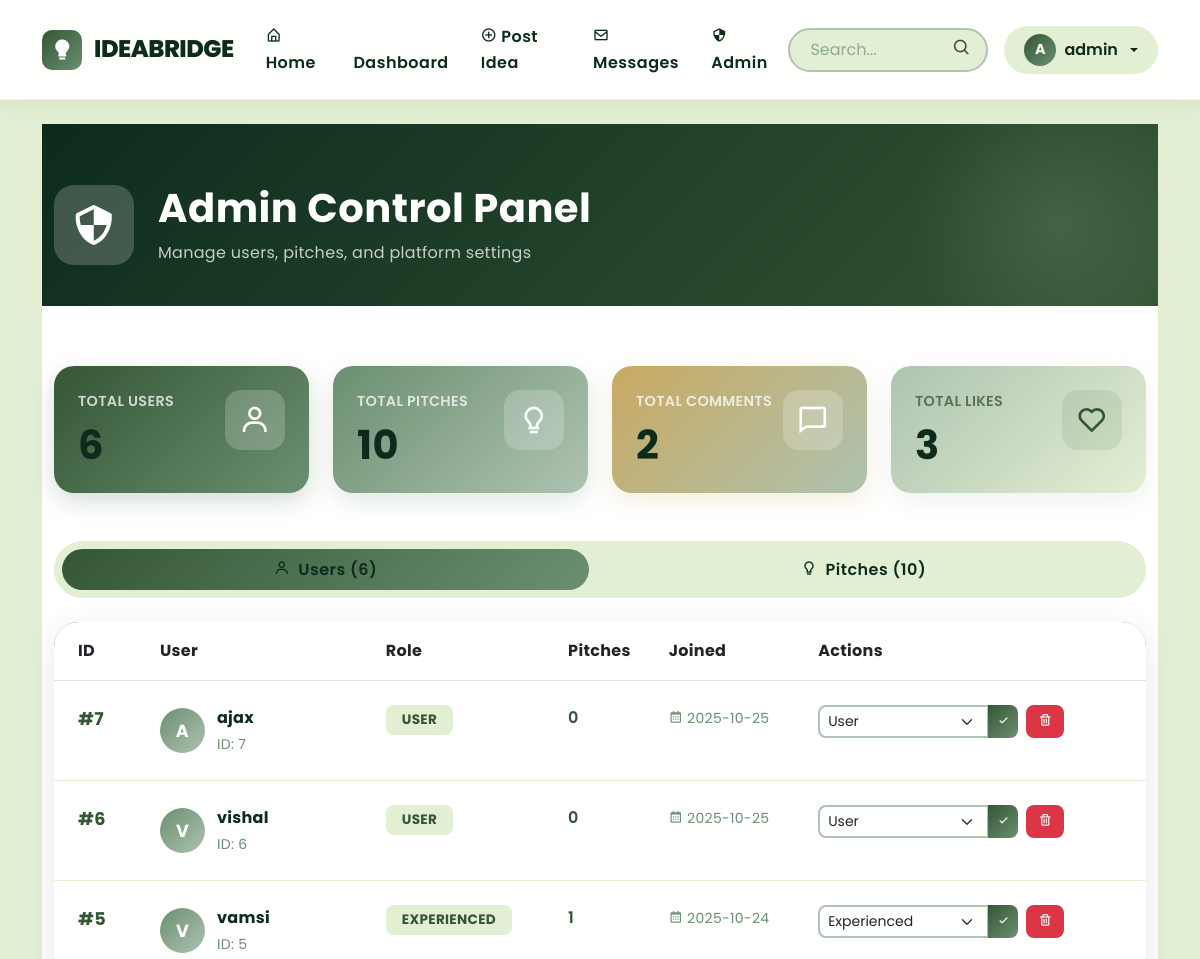
Page /admin (signed in, upper part) on the earlier database version.
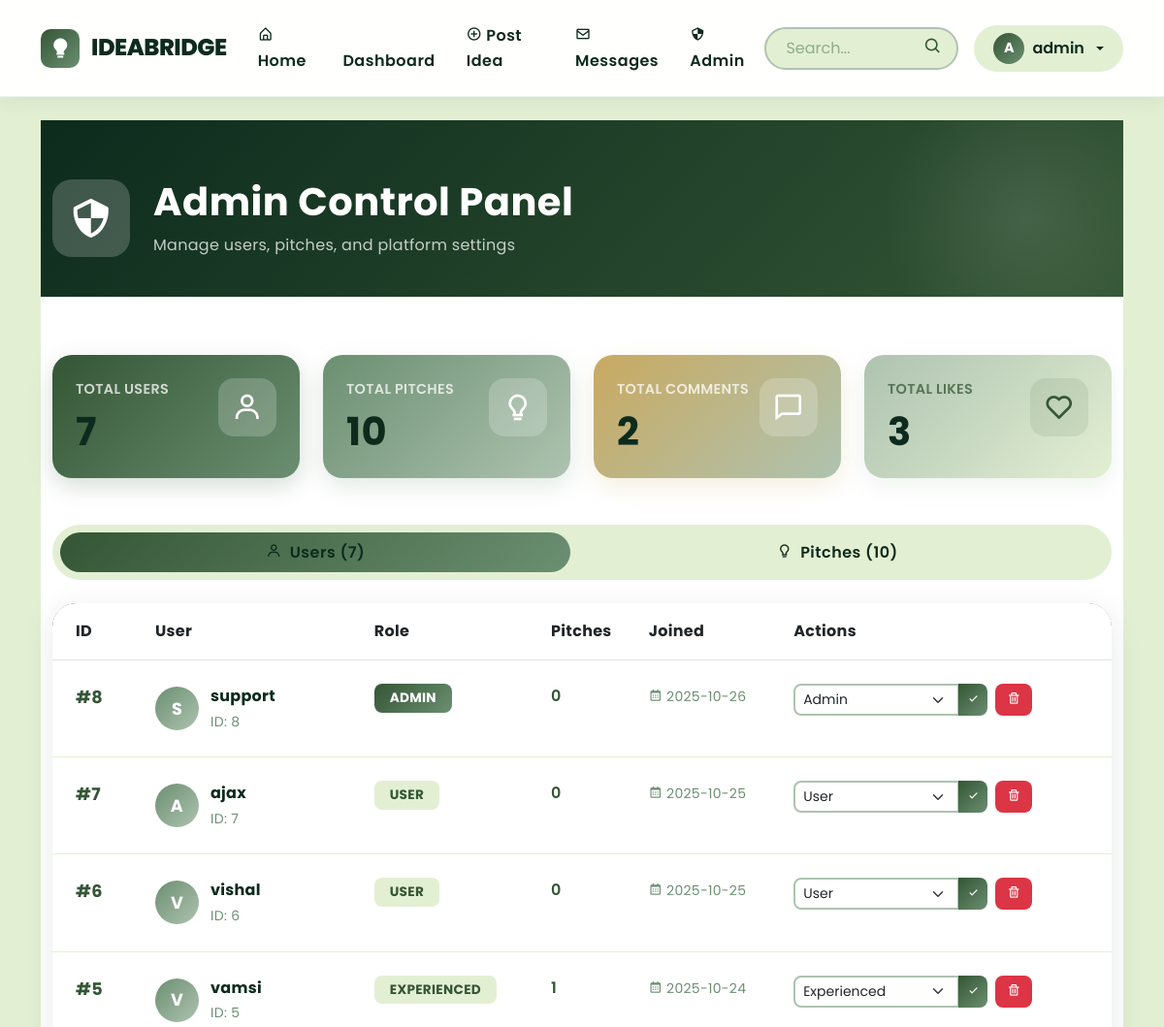
Same page on the later database version.
### tables this page shows
CREATE TABLE users (id INTEGER PRIMARY KEY AUTOINCREMENT, username TEXT UNIQUE NOT NULL, password_hash TEXT NOT NULL, role TEXT NOT NULL DEFAULT "user", created_at TEXT);

### app.py (the view, shortened to what this page needs)
@app.route('/admin', methods=['GET','POST'])
@role_required(['admin'])
def admin():
    users = query_db('''SELECT u.id, u.username, u.role, u.created_at,
                       (SELECT COUNT(*) FROM pitches WHERE author_id = u.id) as pitch_count
                       FROM users u ORDER BY u.created_at DESC''')
    pitches = query_db('''SELECT p.*, u.username
                         FROM pitches p
                         JOIN users u ON p.author_id = u.id
                         ORDER BY p.created_at DESC''')
    total_users = len(users)
    total_pitches = len(pitches)
    total_comments = query_db('SELECT COUNT(*) as count FROM comments', one=True)['count']
    total_likes = query_db('SELECT COUNT(*) as count FROM likes', one=True)['count']
    return render_template('admin.html',
                          users=users,
                          pitches=pitches,
                          total_users=total_users,
                          total_pitches=total_pitches,
                          total_comments=total_comments,
                          total_likes=total_likes)

### templates/admin.html (shortened to what this page needs)
{% extends "base.html" %}
{% block content %}
<section style="background: linear-gradient(135deg, #0D2B1D 0%, #345635 100%); padding: 60px 0 40px; position: relative; overflow: hidden;">
  <div style="position: absolute; top: -50px; right: -50px; width: 300px; height: 300px; background: radial-gradient(circle, rgba(255, 255, 255, 0.1) 0%, transparent 70%); border-radius: 50%;"></div>
  <div class="container position-relative">
    <div class="d-flex align-items-center justify-content-between">
      <div class="d-flex align-items-center">
        <div style="width: 80px; height: 80px; background: rgba(255,255,255,0.2); border-radius: 20px; display: flex; align-items: center; justify-content: center; margin-right: 24px;">
          <i class='bx bx-shield-quarter' style="font-size: 3rem; color: white;"></i>
        </div>
        <div>
          <h1 class="fw-bold mb-2 text-white">Admin Control Panel</h1>
          <p class="mb-0 text-white opacity-75">Manage users, pitches, and platform settings</p>
        </div>
      </div>
    </div>
  </div>
</section>
<section style="padding: 60px 0; background: white;">
  <div class="container">
    <div class="row g-4 mb-5">
      <div class="col-md-6 col-lg-3">
        <div class="card border-0 h-100" style="border-radius: 20px; background: linear-gradient(135deg, #345635 0%, #6B8F71 100%); box-shadow: 0 8px 24px rgba(52, 86, 53, 0.2);">
          <div class="card-body p-4 text-white">
            <div class="d-flex justify-content-between align-items-start">
              <div>
                <p class="mb-2 opacity-75" style="font-size: 0.9rem; font-weight: 600;">TOTAL USERS</p>
                <h2 class="mb-0 fw-bold" style="font-size: 2.5rem;">{{ total_users }}</h2>
              </div>
              <div style="width: 60px; height: 60px; background: rgba(255,255,255,0.2); border-radius: 16px; display: flex; align-items: center; justify-content: center;">
                <i class='bx bx-user' style="font-size: 2rem;"></i>
              </div>
            </div>
          </div>
        </div>
      </div>
      <div class="col-md-6 col-lg-3">
        <div class="card border-0 h-100" style="border-radius: 20px; background: linear-gradient(135deg, #6B8F71 0%, #AEC3B0 100%); box-shadow: 0 8px 24px rgba(107, 143, 113, 0.2);">
          <div class="card-body p-4 text-white">
            <div class="d-flex justify-content-between align-items-start">
              <div>
                <p class="mb-2 opacity-75" style="font-size: 0.9rem; font-weight: 600;">TOTAL PITCHES</p>
                <h2 class="mb-0 fw-bold" style="font-size: 2.5rem;">{{ total_pitches }}</h2>
              </div>
              <div style="width: 60px; height: 60px; background: rgba(255,255,255,0.2); border-radius: 16px; display: flex; align-items: center; justify-content: center;">
                <i class='bx bx-bulb' style="font-size: 2rem;"></i>
              </div>
            </div>
          </div>
        </div>
      </div>
      <div class="col-md-6 col-lg-3">
        <div class="card border-0 h-100" style="border-radius: 20px; background: linear-gradient(135deg, #C9A961 0%, #AEC3B0 100%); box-shadow: 0 8px 24px rgba(201, 169, 97, 0.2);">
          <div class="card-body p-4 text-white">
            <div class="d-flex justify-content-between align-items-start">
              <div>
                <p class="mb-2 opacity-75" style="font-size: 0.9rem; font-weight: 600;">TOTAL COMMENTS</p>
                <h2 class="mb-0 fw-bold" style="font-size: 2.5rem;">{{ total_comments }}</h2>
              </div>
              <div style="width: 60px; height: 60px; background: rgba(255,255,255,0.2); border-radius: 16px; display: flex; align-items: center; justify-content: center;">
                <i class='bx bx-comment' style="font-size: 2rem;"></i>
              </div>
            </div>
          </div>
        </div>
      </div>
      <div class="col-md-6 col-lg-3">
        <div class="card border-0 h-100" style="border-radius: 20px; background: linear-gradient(135deg, #AEC3B0 0%, #E3EFD3 100%); box-shadow: 0 8px 24px rgba(174, 195, 176, 0.2);">
          <div class="card-body p-4" style="color: #345635;">
            <div class="d-flex justify-content-between align-items-start">
              <div>
                <p class="mb-2 opacity-75" style="font-size: 0.9rem; font-weight: 600;">TOTAL LIKES</p>
                <h2 class="mb-0 fw-bold" style="font-size: 2.5rem;">{{ total_likes }}</h2>
              </div>
              <div style="width: 60px; height: 60px; background: rgba(52, 86, 53, 0.1); border-radius: 16px; display: flex; align-items: center; justify-content: center;">
                <i class='bx bx-heart' style="font-size: 2rem;"></i>
              </div>
            </div>
          </div>
        </div>
      </div>
    </div>
    <ul class="nav nav-pills mb-4" style="background: #E3EFD3; padding: 8px; border-radius: 50px;">
      <li class="nav-item flex-fill">
        <a class="nav-link active text-center" data-bs-toggle="pill" href="#users" style="border-radius: 50px; font-weight: 600;">
          <i class='bx bx-user me-2'></i>Users ({{ users|length }})
        </a>
      </li>
      <li class="nav-item flex-fill">
        <a class="nav-link text-center" data-bs-toggle="pill" href="#pitches" style="border-radius: 50px; font-weight: 600;">
          <i class='bx bx-bulb me-2'></i>Pitches ({{ pitches|length }})
        </a>
      </li>
    </ul>
    <div class="tab-content">
      <div class="tab-pane fade show active" id="users">
        <div class="card border-0" style="border-radius: 24px; box-shadow: 0 8px 32px rgba(13, 43, 29, 0.1);">
          <div class="card-body p-0">
            <div class="table-responsive">
              <table class="table mb-0">
                <thead style="background: linear-gradient(135deg, #345635 0%, #6B8F71 100%); color: white;">
                  <tr>
                    <th class="px-4 py-3" style="border-radius: 24px 0 0 0;">ID</th>
                    <th class="py-3">User</th>
                    <th class="py-3">Role</th>
                    <th class="py-3">Pitches</th>
                    <th class="py-3">Joined</th>
                    <th class="py-3" style="border-radius: 0 24px 0 0;">Actions</th>
                  </tr>
                </thead>
                <tbody>
                  {% for u in users %}
                  <tr style="border-bottom: 1px solid #E3EFD3;">
                    <td class="px-4 py-4">
                      <span class="fw-bold" style="color: #345635; font-size: 1.1rem;">#{{ u['id'] }}</span>
                    </td>
                    <td class="py-4">
                      <div class="d-flex align-items-center">
                        <div style="width: 45px; height: 45px; border-radius: 50%; background: linear-gradient(135deg, #6B8F71, #AEC3B0); display: flex; align-items: center; justify-content: center; margin-right: 12px;">
                          <span class="fw-bold" style="color: white; font-size: 1.1rem;">{{ u['username'][0].upper() }}</span>
                        </div>
                        <div>
                          <p class="mb-0 fw-bold" style="color: #0D2B1D;">{{ u['username'] }}</p>
                          <small class="text-muted">ID: {{ u['id'] }}</small>
                        </div>
                      </div>
                    </td>
                    <td class="py-4">
                      <span class="badge px-3 py-2" style="background: {% if u['role'] == 'admin' %}linear-gradient(135deg, #345635, #6B8F71){% elif u['role'] == 'verified' %}linear-gradient(135deg, #6B8F71, #AEC3B0){% else %}#E3EFD3{% endif %}; color: {% if u['role'] in ['admin', 'verified'] %}white{% else %}#345635{% endif %}; border-radius: 8px; font-size: 0.85rem;">
                        {{ u['role'].upper() }}
                      </span>
                    </td>
                    <td class="py-4">
                      <span class="fw-semibold" style="color: #345635;">{{ u['pitch_count'] }}</span>
                    </td>
                    <td class="py-4">
                      <small class="text-muted">
                        <i class='bx bx-calendar me-1'></i>{{ u['created_at'][:10] if u['created_at'] }}
                      </small>
                    </td>
                    <td class="py-4">
                      <div class="d-flex gap-2">
                        <form method="post" class="d-inline-block">
                          <div class="input-group input-group-sm" style="width: 200px;">
                            <select name="newrole" class="form-select" style="border-radius: 8px 0 0 8px; border: 2px solid #AEC3B0;">
                              <option value="user" {% if u['role'] == 'user' %}selected{% endif %}>User</option>
                              <option value="experienced" {% if u['role'] == 'experienced' %}selected{% endif %}>Experienced</option>
                              <option value="admin" {% if u['role'] == 'admin' %}selected{% endif %}>Admin</option>
                            </select>
                            <button type="submit" class="btn btn-sm" style="background: linear-gradient(135deg, #345635, #6B8F71); color: white; border: none; border-radius: 0 8px 8px 0;">
                              <i class='bx bx-check'></i>
                            </button>
                          </div>
                        </form>
                        <form method="post" class="d-inline-block" onsubmit="return confirm('Delete user {{ u['username'] }}? This will also delete all their pitches and comments.')">
                          <button type="submit" class="btn btn-sm" style="background: #dc3545; color: white; border: none; border-radius: 8px; padding: 6px 12px;">
                            <i class='bx bx-trash'></i>
                          </button>
                        </form>
                      </div>
                    </td>
                  </tr>
                  {% endfor %}
                </tbody>
              </table>
            </div>
          </div>
        </div>
      </div>
    </div>
  </div>
</section>
{% endblock %}

Differences in the rows shown:
added users: id "8", username "S", username "support", role "ADMIN", pitch_count "0", created_at "2025-10-26", newrole "Admin"
Other differences:
{{ total_users }}: "6" → "7"
{{ users|length }}: "6" → "7"
